Frame 1 (no input): blank canvas, image omitted
Frame 60 (no input): blank canvas, image omitted
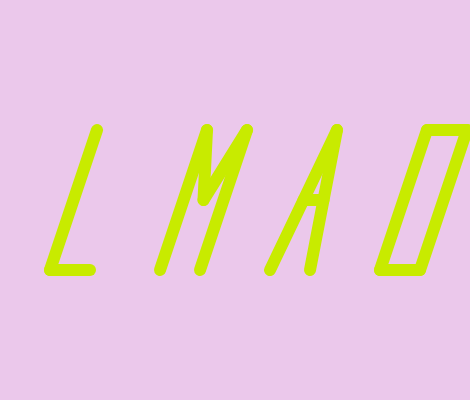
Frame 120 (the mouse pressed at the canvas centre since frame 60)

The p5.js sketch whose frames 1 and 60 were blank and that drew this single picture after the mouse press (run headless with seeded random() and noise() and a simulated clock; from frame 60 on, the mouse is pressed at the canvas centre):

// p5.js sketch
// ── sketch.js
function setup() {
  createCanvas(470, 400);
}

function draw() {
  background(mouseX, mouseY, mouseX);
  
  strokeWeight(12);
  stroke(mouseY, mouseX, 0);
  strokeCap(ROUND);
  
  // L
  line(50 + mouseX/5, 130, 50, 270);
  line(50, 270, 90, 270);
  
  // M
  line(160 + mouseX/5, 130, 160, 270);
  line(200 + mouseX/5, 130, 200, 270);
  line(160 + mouseX/5, 130, 180 + mouseX/10, 200);
  line(200 + mouseX/5, 130, 180 + mouseX/10, 200);
  
  
  // A 
  line(290 + mouseX/5, 130, 270, 270);
  line(290 + mouseX/5, 130, 310, 270);
  line(280 + mouseX/10, 200, 300 + mouseX/10, 200);
  
  // O
  line(380 + mouseX/5, 130, 380, 270);
  line(380, 270, 420, 270);
  line(420  + mouseX/5, 130, 420, 270);
  line(380  + mouseX/5, 130, 420 + mouseX/5, 130);
  
}
